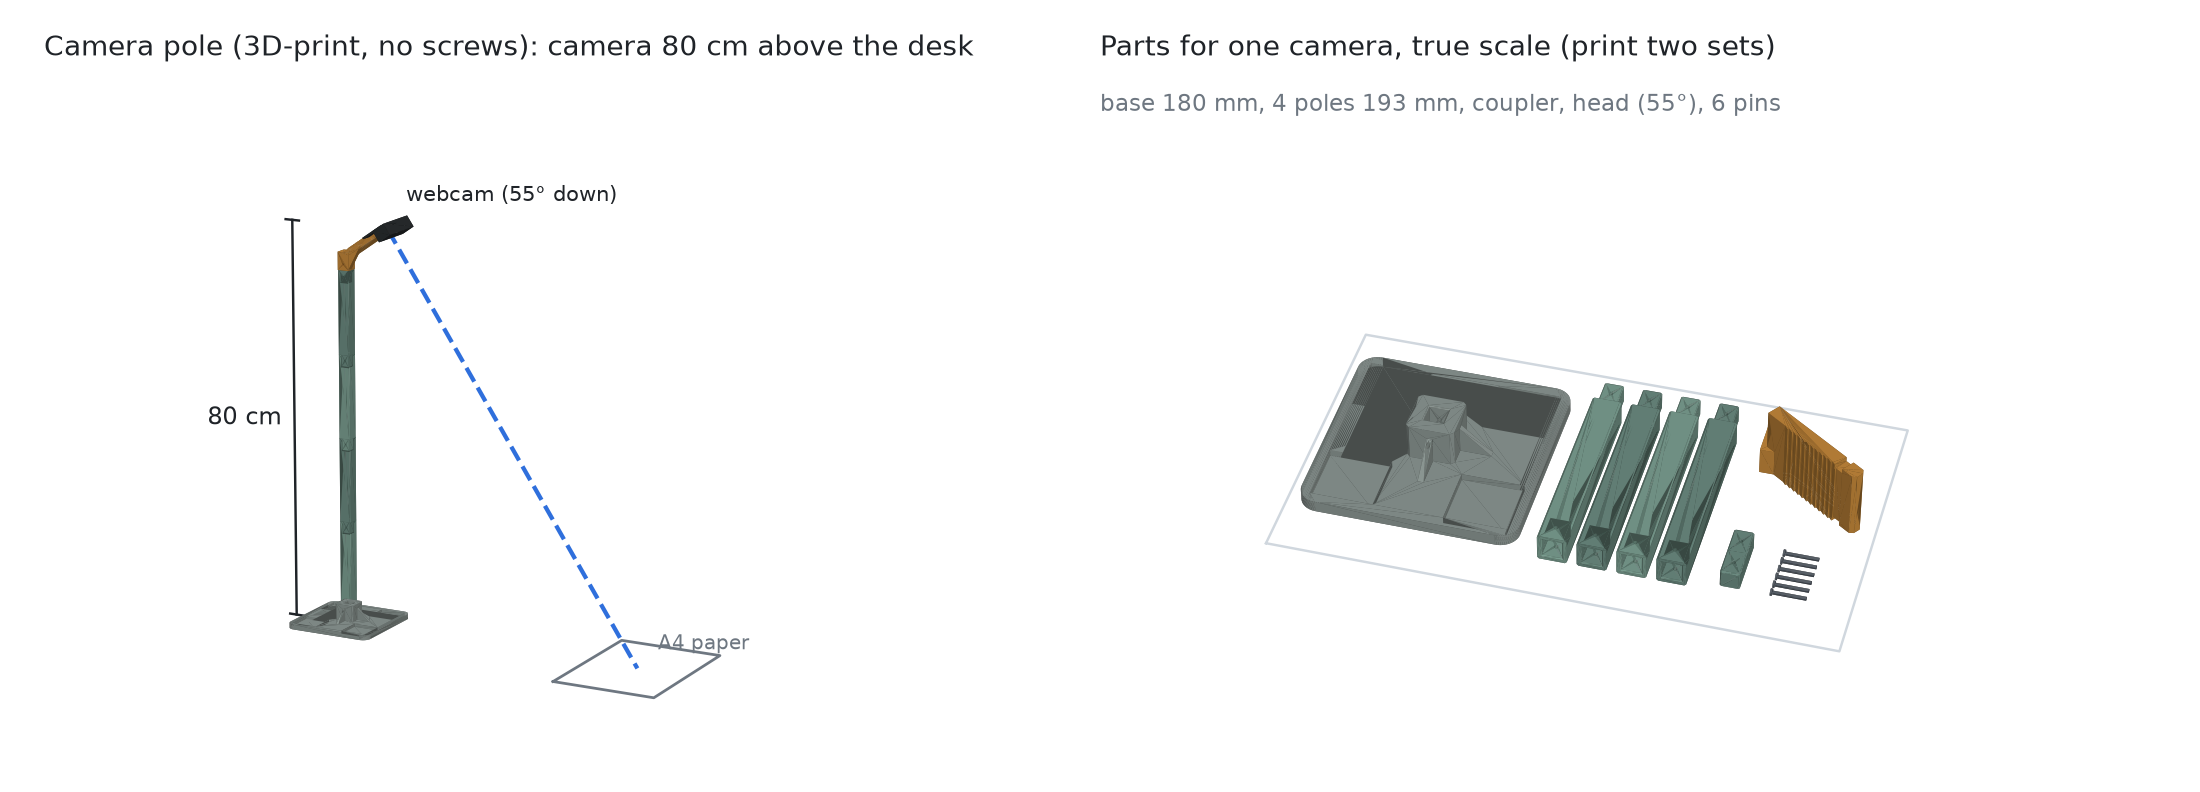

Recreate this plot in Python.
"""stl/ 의 부품을 읽어 그림 한 장으로 그린다 (2026-11-25, 주간보고용).
왼쪽: 조립한 기둥 (카메라 높이 800 mm, 55° 머리) 과 카메라가 보는 줄, 오른쪽: 출력할 부품.

  python render.py                → render.png
  (make_stand.py 를 먼저 돌려 stl/ 을 만들어 둘 것. numpy, matplotlib 만 씀)
"""
import math
import os
import struct

import numpy as np
import matplotlib

matplotlib.use("Agg")
import matplotlib.pyplot as plt
from mpl_toolkits.mplot3d.art3d import Poly3DCollection

HERE = os.path.dirname(os.path.abspath(__file__))
STL = os.path.join(HERE, "stl")
INK, MUTED = "#1f2328", "#6e7781"
LIGHT = np.array([0.35, -0.55, 0.75]) / np.linalg.norm([0.35, -0.55, 0.75])


def read_stl(name):
    with open(os.path.join(STL, name), "rb") as f:
        f.read(80)
        n = struct.unpack("<I", f.read(4))[0]
        d = np.frombuffer(f.read(50 * n), dtype=np.dtype([("n", "<f4", 3), ("v", "<f4", (3, 3)), ("a", "<u2")]))
    return d["v"].astype(float)


def draw(ax, tris, color):
    nrm = np.cross(tris[:, 1] - tris[:, 0], tris[:, 2] - tris[:, 0])
    nrm /= np.linalg.norm(nrm, axis=1, keepdims=True) + 1e-12
    shade = 0.5 + 0.5 * np.clip(nrm @ LIGHT, 0, 1)
    base = np.array(matplotlib.colors.to_rgb(color))
    pc = Poly3DCollection(tris, facecolor=np.clip(base[None] * shade[:, None], 0, 1), edgecolor="none")
    ax.add_collection3d(pc)


def tidy(ax, lim, elev, azim):
    (x0, x1), (y0, y1), (z0, z1) = lim
    ax.set_xlim(x0, x1); ax.set_ylim(y0, y1); ax.set_zlim(z0, z1)
    ax.set_box_aspect((x1 - x0, y1 - y0, z1 - z0))
    ax.view_init(elev=elev, azim=azim)
    ax.set_axis_off()


def main():
    import make_stand as S
    # 조립은 make_stand.py 와 같은 계산으로 (STL 은 출력 자세로 눕혀 있어서 조립 그림은 같은 모양을 다시 세운다)
    S.N_SEG, angle, cam_h = 4, 55, 800
    S.LS = round((cam_h - S.cam_offset(angle)[1] - (S.BASE_T + S.BOSS_H)) / S.N_SEG, 1)
    top = S.BASE_T + S.BOSS_H + S.N_SEG * S.LS
    asm = [(S.base(), "#8f9a96")]
    for i in range(S.N_SEG):
        asm.append((S.segment().translate((0, 0, S.BASE_T + S.BOSS_H + i * S.LS)), "#6f8f84" if i % 2 else "#7fa395"))
    hm, info = S.head(angle)
    asm.append((hm.translate((0, -info["yc"], top)), "#c98b3c"))
    cam = (S.box(S.RAMP_L, S.RAMP_L + 29, -47, 47, -20, 5) + S.box(S.RAMP_L - 16, S.RAMP_L, -14, 14, -S.PANEL_T / 2 - 3, -S.PANEL_T / 2) +
           S.box(S.RAMP_L - 48, S.RAMP_L, -12, 12, S.PANEL_T / 2 + 1.2, S.PANEL_T / 2 + 4.2))
    asm.append((cam.rotate((0, angle - 90, 0)).translate((S.A0[0], -info["yc"], top + S.A0[1])), "#2b2f31"))

    fig = plt.figure(figsize=(10.0, 3.6), dpi=220)
    ax = fig.add_axes([0.0, 0.0, 0.42, 0.92], projection="3d")
    for m, col in asm:
        mesh = m.to_mesh()
        v = np.asarray(mesh.vert_properties)[:, :3]
        draw(ax, v[np.asarray(mesh.tri_verts)], col)
    c = S.cam_offset(angle)
    cx, cz = c[0], top + c[1]
    px = cx + (cz - 30) / math.tan(math.radians(angle))
    ax.plot([cx, px], [0, 0], [cz, 0], color="#2f6fdc", lw=1.4, ls="--")
    ax.plot([px - 105, px + 105, px + 105, px - 105, px - 105], [-148, -148, 148, 148, -148], [0] * 5, color=MUTED, lw=0.9)
    ax.text(px + 60, 170, 0, "A4 paper", fontsize=6.5, color=MUTED, ha="center")
    ax.plot([-120, -120], [0, 0], [0, cz], color=INK, lw=0.8)
    for z in (0, cz):
        ax.plot([-135, -105], [0, 0], [z, z], color=INK, lw=0.8)
    ax.text(-150, 0, cz / 2, "80 cm", fontsize=8, color=INK, ha="right", va="center")
    ax.text(cx + 40, 0, cz + 60, "webcam (55° down)", fontsize=7, color=INK)
    tidy(ax, ((-200, 750), (-300, 300), (0, 900)), 14, -62)
    fig.text(0.02, 0.93, "Camera pole (3D-print, no screws): camera 80 cm above the desk", fontsize=9, color=INK)

    # 오른쪽: 한 벌 (카메라 하나 몫) 을 실제 크기 비율 그대로 판 위에 늘어놓음
    fig.text(0.50, 0.93, "Parts for one camera, true scale (print two sets)", fontsize=9, color=INK)
    fig.text(0.50, 0.86, "base 180 mm, 4 poles 193 mm, coupler, head (55°), 6 pins", fontsize=7.5, color=MUTED)
    bed = fig.add_axes([0.44, 0.0, 0.56, 0.90], projection="3d")
    place = [("1_base_x1.stl", (0, 0), "#8f9a96", "base", "below"),
             ("2_pole_segment_x4.stl", (200, -6), "#7fa395", "", ""), ("2_pole_segment_x4.stl", (232, -6), "#6f8f84", "", ""),
             ("2_pole_segment_x4.stl", (264, -6), "#7fa395", "", ""),
             ("2_pole_segment_x4.stl", (296, -6), "#6f8f84", "4 poles, 193 mm", "above"),
             ("3_coupler_x1.stl", (345, 0), "#6f8f84", "coupler", "below"), ("5_pins_x6.stl", (385, 0), "#57606a", "pins", "below"),
             ("4_head_55deg_x1.stl", (345, 85), "#c98b3c", "head (55°)", "above")]
    for fn, (ox, oy), col, label, where in place:
        tris = read_stl(fn)
        tris = tris - tris.reshape(-1, 3).min(0) + np.array([ox, oy, 0.0])
        draw(bed, tris, col)
        if False and label:                                # 11/25 이름이 겹쳐서 판 위 이름은 빼고 제목에 적음
            ext = tris.reshape(-1, 3)
            y = ext[:, 1].min() - 24 if where == "below" else ext[:, 1].max() + 12
            bed.text(ext[:, 0].mean(), y, ext[:, 2].max() if where == "above" else 0, label, fontsize=6.5, color=MUTED, ha="center")
    bed.plot([-10, 450, 450, -10, -10], [-45, -45, 215, 215, -45], [0] * 5, color="#d0d7de", lw=0.8)
    tidy(bed, ((-20, 460), (-60, 240), (0, 120)), 42, -75)
    out = os.path.join(HERE, "render.png")
    fig.savefig(out, facecolor="white")
    print("wrote", out)


if __name__ == "__main__":
    main()
